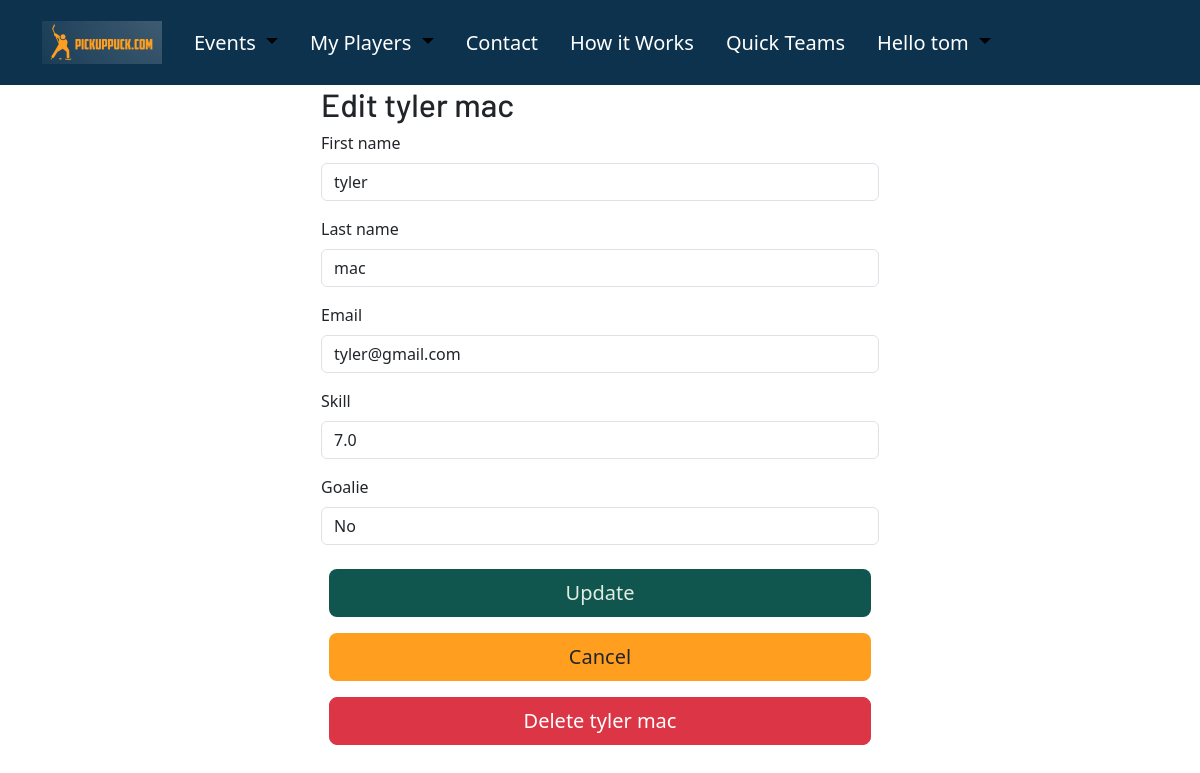
The page /organize/my-players/106/edit/ (signed in) on the database its author committed.
### OrgDash/models.py (models this page shows, shortened)
class Player(models.Model):
    first_name = models.CharField(max_length=150, default= None)
    last_name = models.CharField(max_length=150, default= None)
    email = models.EmailField(max_length=150, default= None)
    skill = models.DecimalField(max_digits=4, decimal_places=1)
    created_by = models.ForeignKey(User, on_delete= models.CASCADE, default= 1)
    goalie = models.BooleanField(default= False, null= True)
    def __str__(self):
        return (self.first_name + " " + self.last_name)
    class Meta():
        unique_together= ("created_by", "email")

### OrgDash/views.py (the view, shortened to what this page needs)
# urls.py: path('my-players/<int:pk>/edit/', views.PlayerUpdateView.as_view(), name = 'update_player'),
class PlayerUpdateView(LoginRequiredMixin, UpdateView):
    model = Player
    form_class = PlayerUpdateForm
    template_name = 'OrgDash/Players/update_player.html'

### OrgDash/forms.py
class PlayerUpdateForm(forms.ModelForm):
    class Meta:
        fields = ('first_name', 'last_name', 'email', 'skill', 'goalie')
        model = Player

### OrgDash/templates/OrgDash/Players/update_player.html (shortened to what this page needs)
{% extends 'base.html' %}
{% block body_block %}
{% load django_bootstrap5 %}
<div class="container">
    <div class="col-md-6 create-form">
        <h2>Edit {{object}}</h2>
        <form method="post">
        {% bootstrap_form form %}
        <div class="p-2">
            <button class="w-100 btn btn-lg btn-green" type="submit">Update</button>
        </div>
        </form>
        <div class="p-2">
            <button class="w-100 btn btn-lg btn-gold" type="submit" onClick="javascript:history.go(-1);">Cancel</button>
        </div>
        <div class="p-2">
            <a type="button" class="w-100 btn btn-lg btn-danger" href="{% url 'OrgDash:delete_player' player.pk %}">Delete {{object}}</a>
        </div>
    </div>
</div>
{% endblock %}

### pickuphockey/templates/base.html (shortened to what this page needs)
{% load static %}
<!DOCTYPE html>
<html lang="en">
<head>
    <link href="https://cdn.jsdelivr.net/npm/bootstrap@5.3.0-alpha1/dist/css/bootstrap.min.css" rel="stylesheet">
    <link rel="stylesheet" href="{% static 'pickuphockey.css' %}">
</head>
<nav class="navbar navbar-expand-lg main-nav py-3" aria-label="Ninth navbar example">
  <div class="container-xl">
    <a href="/" class="navbar-brand brand-link "><img src="{% static 'photos/Logo4brand.png' %}" class="img-fluid" alt=""></a>
    {% if user.is_authenticated %}
    <div class="collapse navbar-collapse" id="navbarsExample07XL">
      <ul class="navbar-nav me-auto mb-2 mb-lg-0">
        <li class="nav-item dropdown px-2">
          <a class="nav-link dropdown-toggle active nav-links" href="#" role="button" data-bs-toggle="dropdown" aria-expanded="false">
           Events
          </a>
        </li>
        <li class="nav-item dropdown px-2">
          <a class="nav-link dropdown-toggle active nav-links" href="#" role="button" data-bs-toggle="dropdown" aria-expanded="false">
            My Players
          </a>
        </li>
        <li class="px-2"><a href="{% url 'contact' %}" class="nav-links nav-link link-body-emphasis">Contact</a></li>
        <li class="px-2"><a href="{% url 'how_it_works' %}" class="nav-links nav-link link-body-emphasis">How it Works</a></li>
        <li class="px-2"><a href="{% url 'quickteams:quick_teams' %}" class="nav-links nav-link link-body-emphasis">Quick Teams</a></li>
        <li class="nav-item dropdown px-2 ">
          <a class="nav-link dropdown-toggle active nav-links" href="#" role="button" data-bs-toggle="dropdown" aria-expanded="false">
            Hello {{user}}
          </a>
            <a class="dropdown-item" href="/reset-password/">Reset Password</a></li>
          </ul>
    </div>
      {% endif %}
  </div>
</nav>
    <body>
                {% block body_block%}
                {% endblock %}
</body>
</html>

### pickuphockey/static/pickuphockey.css (style rules this page uses)
body { background-color: white; }
.main-nav { background-color: #0d324d; }
h1, h2, h3, h4, h5 { font-family: 'Barlow', sans-serif; }
.nav-links, .brand-link { -webkit-text-fill-color: #ffffff; font-size: 125%; transition: transform 0.3s ease-in-out; }
.btn-green { background-color: #10564f; -webkit-text-fill-color: #e1ece3; }
.btn-gold { background-color: #FF9E1F; }
.create-form { position: relative; margin: 0 auto; padding-bottom: 10%; }

### rows shown on the page
Player: first_name+last_name "tyler mac", first_name "tyler", last_name "mac", email "tyler@gmail.com", skill "7.0", goalie "No"

### other values the page prints
{{ user }} "tom"
